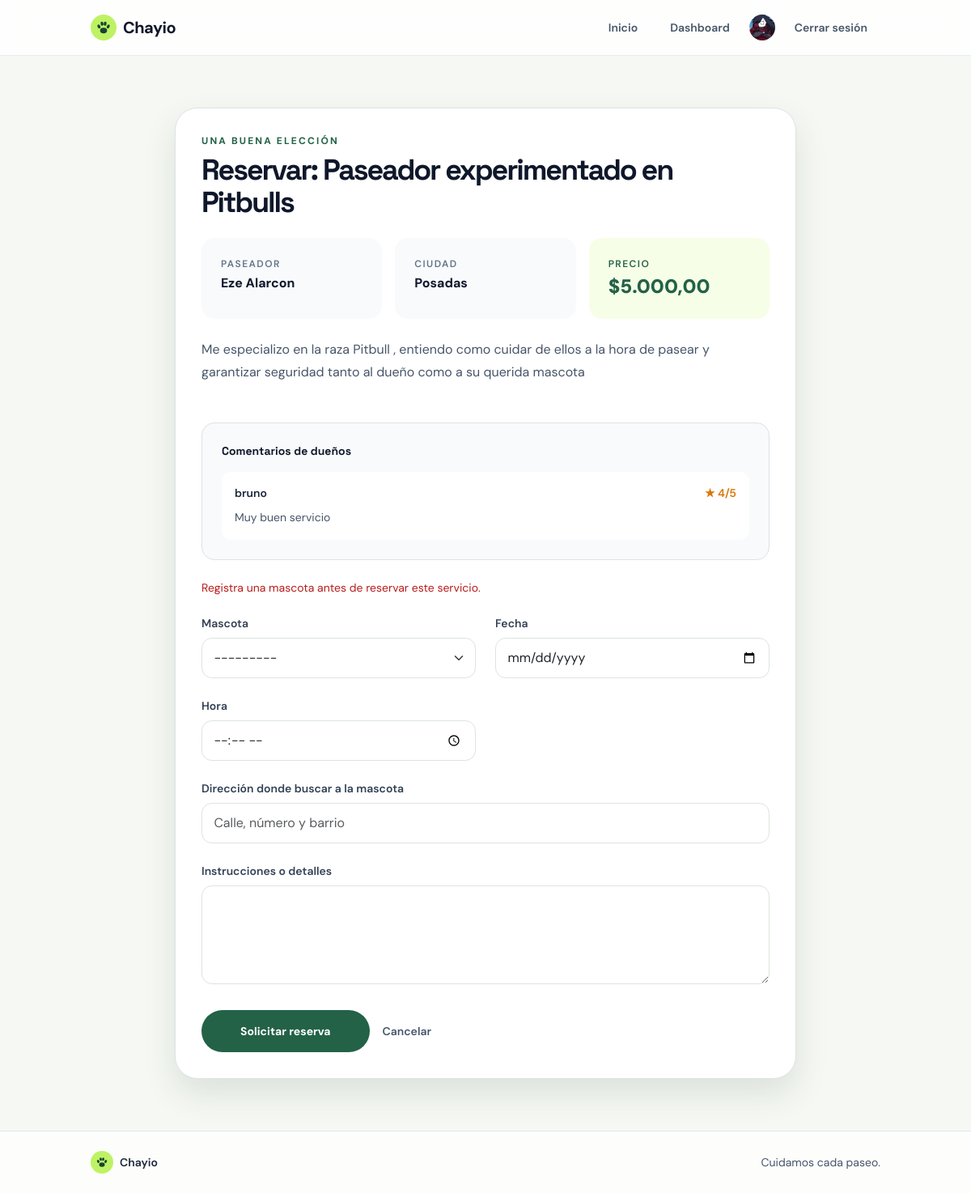
Page /reservar/1/ (signed in) on the earlier database version.
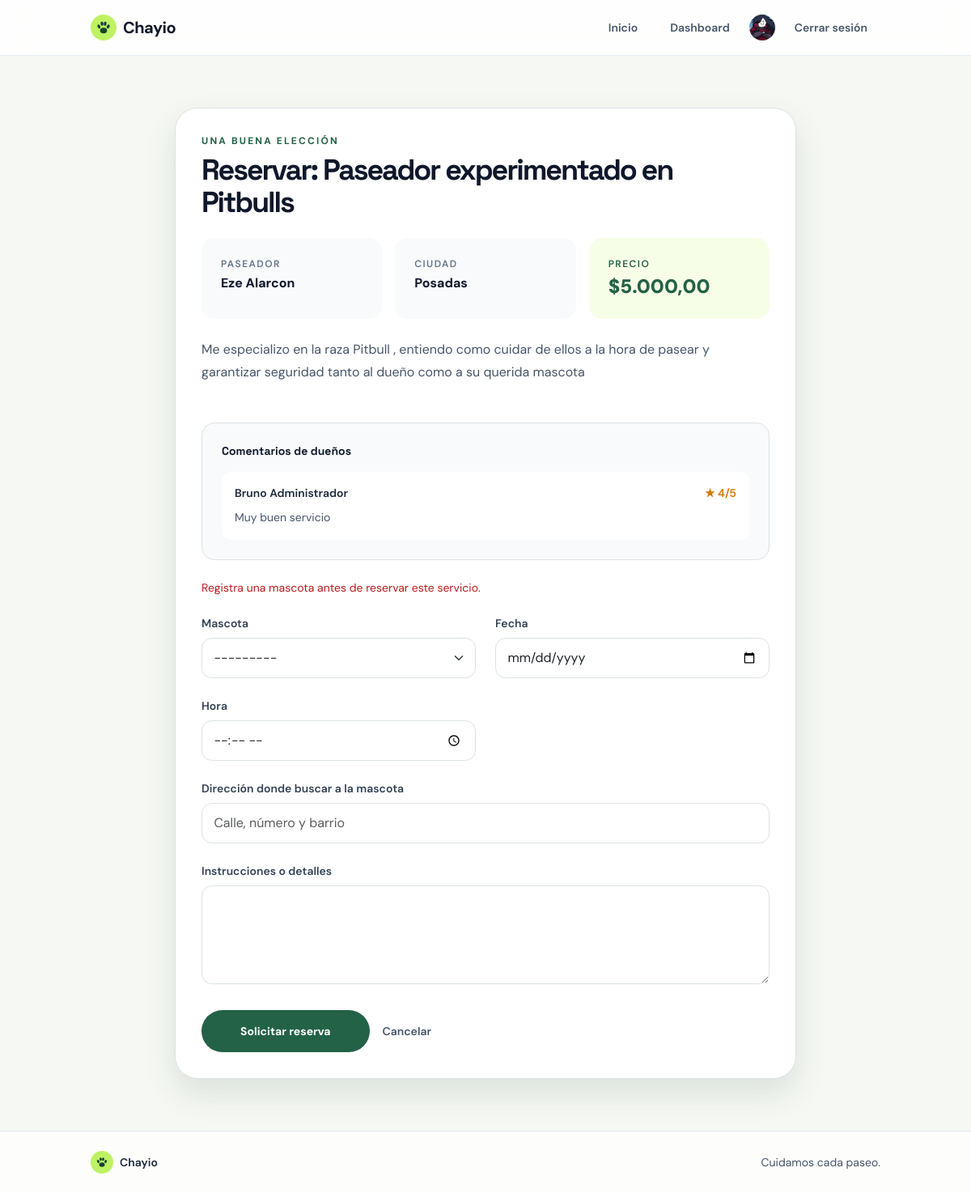
Same page on the later database version.
### pet_services/models.py (models this page shows, shortened)
class Booking(models.Model):
    STATUS_CHOICES = [
        ('pending', 'Pendiente'),
        ('confirmed', 'Confirmada'),
        ('canceled', 'Cancelada'),
        ('completed', 'Completado'),
    ]
    owner = models.ForeignKey(settings.AUTH_USER_MODEL, on_delete=models.CASCADE, related_name='bookings_as_owner')
    service = models.ForeignKey('ServiceOffer', on_delete=models.CASCADE, related_name='bookings')
    pet = models.ForeignKey('Pet', on_delete=models.PROTECT, related_name='bookings')
    date = models.DateField()
    time = models.TimeField()
    pickup_address = models.CharField(max_length=255, blank=True, default='')
    notes = models.TextField(blank=True)
    status = models.CharField(max_length=20, choices=STATUS_CHOICES, default='pending')
    owner_confirmed = models.BooleanField(default=False)
    walker_confirmed = models.BooleanField(default=False)
    created_at = models.DateTimeField(default=timezone.now)
    class Meta:
        constraints = [
            models.CheckConstraint(
                condition=Q(status__in=['pending', 'confirmed', 'canceled', 'completed']),
                name='booking_status_valid',
            ),
            models.CheckConstraint(
                condition=Q(time__gte=WALKING_START_TIME, time__lte=WALKING_END_TIME),
                name='booking_time_within_walking_hours',
            ),
        ]

class WalkerRating(models.Model):
    booking = models.OneToOneField(Booking, on_delete=models.CASCADE, related_name='rating')
    score = models.PositiveSmallIntegerField(validators=[MinValueValidator(1), MaxValueValidator(5)])
    comment = models.TextField(blank=True)
    created_at = models.DateTimeField(default=timezone.now)
    class Meta:
        ordering = ['-created_at']
        constraints = [
            models.CheckConstraint(condition=Q(score__gte=1, score__lte=5), name='rating_score_between_1_5'),
        ]

### pet_services/views.py (the view, shortened to what this page needs)
# urls.py: path('reservar/<int:offer_id>/', views.book_service, name='book_service'),
@login_required
def book_service(request, offer_id):
    completed_bookings = Booking.objects.filter(
        status='completed',
        rating__isnull=False,
    ).select_related('owner').prefetch_related('rating')
    offer = ServiceOffer.objects.select_related('walker').prefetch_related(Prefetch(
        'bookings',
        queryset=completed_bookings,
        to_attr='completed_bookings',
    )).get(id=offer_id)
    form = BookingForm(request.POST or None, owner=request.user)
    return render(request, 'pet_services/book_service.html', {'offer': offer, 'form': form})

### pet_services/templatetags/currency.py (called while the page is built)
@register.filter
def currency(value):
    formatted = format(value, ',.2f')
    return formatted.replace(',', '\0').replace('.', ',').replace('\0', '.')

### templates/pet_services/book_service.html (shortened to what this page needs)
{% extends 'base.html' %}
{% load currency %}
{% block content %}
<div class="container mx-auto px-4 py-16">
    <section class="mx-auto max-w-3xl rounded-[28px] border border-slate-200 bg-white p-6 shadow-soft md:p-8">
        <div class="mb-2 text-xs font-bold uppercase tracking-[0.18em] text-brand-500">Una buena elección</div>
        <h1 class="text-4xl font-black tracking-[-0.06em] text-slate-900">Reservar: {{ offer.title }}</h1>
        <div class="my-6 grid gap-3 sm:grid-cols-3">
            <div class="rounded-2xl bg-slate-50 p-4">
                <small class="block text-xs font-semibold uppercase tracking-[0.12em] text-slate-500">Paseador</small>
                <strong class="mt-1 block text-slate-900">{{ offer.walker.get_full_name|default:offer.walker.username }}</strong>
            </div>
            <div class="rounded-2xl bg-slate-50 p-4">
                <small class="block text-xs font-semibold uppercase tracking-[0.12em] text-slate-500">Ciudad</small>
                <strong class="mt-1 block text-slate-900">{{ offer.city }}</strong>
            </div>
            <div class="rounded-2xl bg-lime-50 p-4">
                <small class="block text-xs font-semibold uppercase tracking-[0.12em] text-brand-500">Precio</small>
                <strong class="mt-1 block text-2xl font-black text-brand-500">${{ offer.price|currency }}</strong>
            </div>
        </div>
        <p class="whitespace-pre-line break-words leading-7 text-slate-600">{{ offer.description }}</p>
        {% include 'pet_services/_service_reviews.html' with bookings=offer.completed_bookings %}
        <form method="post" class="mt-6 grid gap-4 md:grid-cols-2">
            {% if not form.pet.field.queryset %}<p class="md:col-span-2 text-sm text-red-700">Registra una mascota antes de reservar este servicio.</p>{% endif %}
            <div>
                <label class="mb-2 block text-sm font-semibold text-slate-700" for="{{ form.pet.id_for_label }}">Mascota</label>
                {{ form.pet }}
            </div>
            <div>
                <label class="mb-2 block text-sm font-semibold text-slate-700" for="{{ form.date.id_for_label }}">Fecha</label>
                {{ form.date }}
            </div>
            <div>
                <label class="mb-2 block text-sm font-semibold text-slate-700" for="{{ form.time.id_for_label }}">Hora</label>
                {{ form.time }}
            </div>
            <div class="md:col-span-2">
                <label class="mb-2 block text-sm font-semibold text-slate-700" for="{{ form.pickup_address.id_for_label }}">Dirección donde buscar a la mascota</label>
                {{ form.pickup_address }}
            </div>
            <div class="md:col-span-2">
                <label class="mb-2 block text-sm font-semibold text-slate-700" for="{{ form.notes.id_for_label }}">Instrucciones o detalles</label>
                {{ form.notes }}
            </div>
            <div class="md:col-span-2 mt-2 flex flex-wrap items-center gap-3">
                <button class="rounded-full bg-brand-500 px-5 py-3 text-sm font-bold text-white transition hover:bg-brand-700" type="submit" {% if not form.pet.field.queryset %}disabled{% endif %}>Solicitar reserva</button>
                <a class="text-sm font-semibold text-slate-600" href="{% url 'home' %}">Cancelar</a>
            </div>
        </form>
    </section>
</div>
{% endblock %}

### templates/pet_services/_service_reviews.html
{% if bookings %}
    <section class="mt-5 rounded-2xl border border-slate-200 bg-slate-50 p-4">
        <h2 class="mb-3 text-sm font-bold text-slate-900">Comentarios de dueños</h2>
        <ul class="space-y-3">
            {% for booking in bookings %}
                <li class="rounded-xl bg-white p-3">
                    <div class="flex flex-wrap items-center justify-between gap-2 text-sm">
                        <span class="font-semibold text-slate-800">{{ booking.owner.get_full_name|default:booking.owner.username }}</span>
                        <span class="font-semibold text-amber-600">★ {{ booking.rating.score }}/5</span>
                    </div>
                    {% if booking.rating.comment %}
                        <p class="mb-0 mt-2 whitespace-pre-line break-words text-sm leading-6 text-slate-600">{{ booking.rating.comment }}</p>
                    {% else %}
                        <p class="mb-0 mt-2 text-sm italic text-slate-500">Sin comentario escrito.</p>
                    {% endif %}
                </li>
            {% endfor %}
        </ul>
    </section>
{% endif %}

Differences in the rows shown:
changed through a linked row, Booking "Muy buen servicio": owner.get_full_name "bruno" → "Bruno Administrador"
